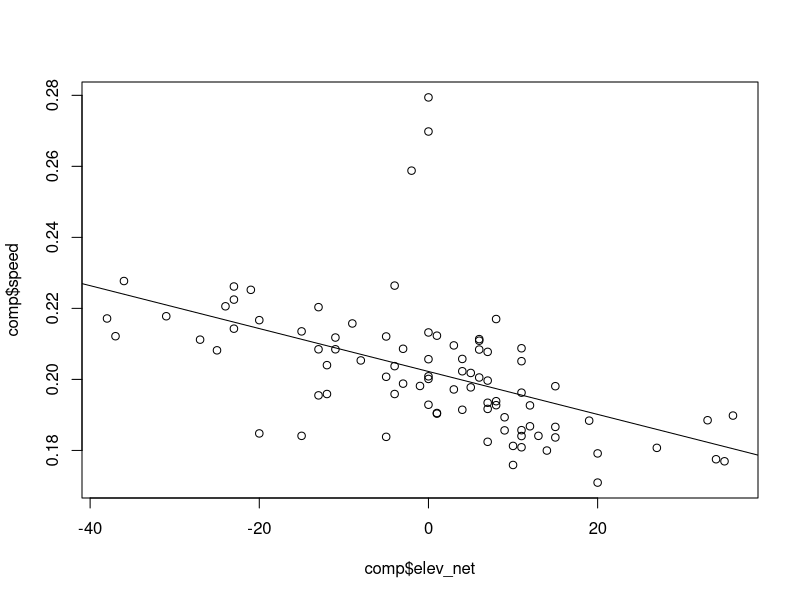
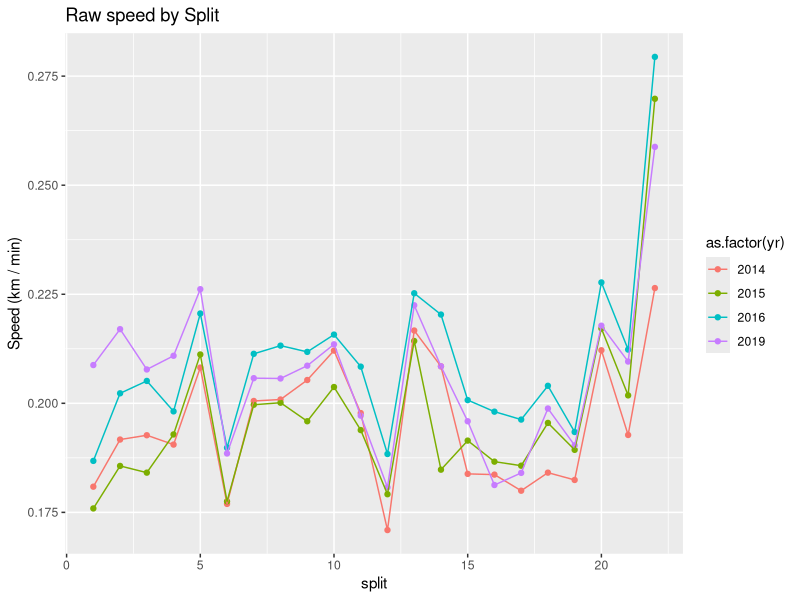
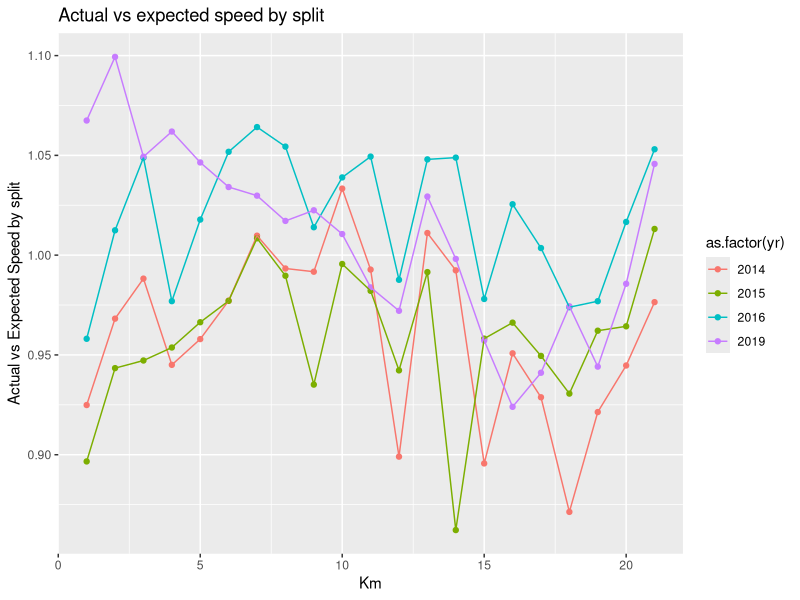

Here is the R script that generated these plots, in order:
library("readxl")
library("tidyverse")

comp<-data.frame()

yrs<-c(2014,2015,2016,2019)
for (i in 1:4)
{x<-read_excel("StAlbansHMData.xlsx",sheet=i)
x$yr=yrs[i]
comp<-rbind(comp,x[,c(1:6,which(colnames(x)=="yr"))])
}


names(comp)<-c("split","time","time2","distance","elev_gain","elev_loss","yr")

comp<-mutate(comp,time.m=time*(24*60),speed=distance/time.m,
             elev_gain=ifelse(elev_gain=="--",0,as.numeric(elev_gain)),
             elev_loss=ifelse(elev_loss=="--",0,as.numeric(elev_loss)),
             elev_net=elev_gain-elev_loss)

plot(comp$elev_net,comp$speed)
abline(lm(comp$speed~comp$elev_net))

lm1<-lm(comp$speed~comp$elev_net)

comp<-mutate(comp,speed.pred=predict(lm1,comp),AvE=speed/speed.pred)



ggplot(data=comp, aes(x=split,y=speed,col=as.factor(yr)))+
  geom_point()+geom_line()+ylab("Speed (km / min)")+
  ggtitle("Raw speed by Split")

ggplot(data=comp%>%filter(split!=22), aes(x=split,y=AvE,col=as.factor(yr)))+
  geom_point()+geom_line()+ylab("Actual vs Expected Speed by split")+xlab("Km")+
  ggtitle("Actual vs expected speed by split")
